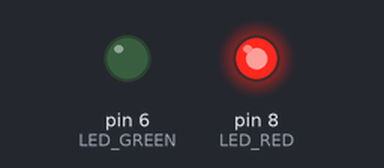
This sketch was run on a simulated Arduino Uno, built with avr-gcc and run on an emulated ATmega328P. On the bench: output pins drawn as LEDs (lit = HIGH). Random numbers use the default seed unless the sketch sets one; what the sketch prints to the serial monitor is not drawn.

Above: at 1.05 s.
At 3.77 s:
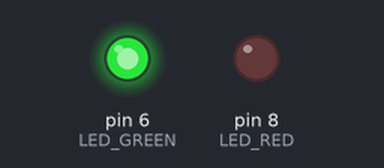
Timing chart, 0 to 4.1 s (numbered marks = the images above):
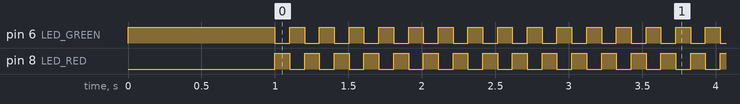

The sketch:

xbee_test_send.ino
```cpp
// UART SPEED
const unsigned long UART_SPEED = 19200;

// MESSAGE
const unsigned short MESSAGE_LENGTH = 32;
const unsigned short MESSAGE_LEN_WITHOUT_CHECKSUM = MESSAGE_LENGTH - (unsigned short)2;
const String MESSAGE_HEAD = ":FRONT";
const String MESSAGE_MID = "MIDDLE";
const String FAKE_MESSAGE = ":FRONT0MIDDLE8888888888888888858";

// DELAY
const unsigned short SEND_CYCLE_MS = 100;
const unsigned long REST_TIME = (unsigned long)1000 * (unsigned long)60 * (unsigned long)2 + (unsigned long)7;
unsigned long timeCounter = 0;

// MAXTIMES
const unsigned long MAX_SEND_TIMES = 1000;
const unsigned long MAX_SEND_TIMES_LIMIT = 9999999;
unsigned long sendCounter = 0;
unsigned long sentCounter = 0;

//LED
const unsigned char LED_RED = 8;
const unsigned char LED_GREEN = 6;

void onoffLedGreen() {
  static bool LEDONOFF_GREED = false;
  digitalWrite(LED_GREEN, LEDONOFF_GREED);
  LEDONOFF_GREED = !LEDONOFF_GREED;
}

void onoffLedRed() {
  static bool LEDONOFF_RED = true;
  digitalWrite(LED_RED, LEDONOFF_RED);
  LEDONOFF_RED = !LEDONOFF_RED;
}

void setup()
{
  Serial.begin(UART_SPEED);

  pinMode(LED_RED, OUTPUT);
  digitalWrite(LED_RED, false);
  pinMode(LED_GREEN, OUTPUT);
  digitalWrite(LED_GREEN, true);

  delay(1000);
}

void doSendLoop() {
  sendCounter++;

  // MAKE MESSAGE
  String message = MESSAGE_HEAD;
  message  += String(sendCounter);
  message  += MESSAGE_MID;
  unsigned short message_length_now = message.length();

  // CALCULATE CHECKSUM (FORMER PART)
  unsigned char checksum = 0xFE;
  for (unsigned short counti = 0;  counti < message_length_now ; counti++) {
    checksum += message.charAt(counti);
  }

  // ADD RANDOM AND CALCULATE CHECKSUM (FOLLOWING PART)
  unsigned char rand_value = random(1, 9);
  String rand_value_str = String(rand_value);
  char rand_value_chr = rand_value_str.charAt(0);
  while (message_length_now < MESSAGE_LEN_WITHOUT_CHECKSUM) {
    message += rand_value_str;
    checksum += rand_value_chr;
    message_length_now++;
  }

  // ADD CHECKSUM TO THE MESSAGE
  if (checksum < 0x10) {
    message += String('0');
  }
  message += String(checksum, HEX);

  if (message.length() == MESSAGE_LENGTH) {
    // SEND METHOD USING WRITE
    {
      // unsigned short len = message.length();
      // for (unsigned short counti = 0; counti < len; counti++) {
      //   Serial.write(message.charAt(counti));
      //   Serial.flush();
      //   delayMicroseconds(0);
      // }
    }

    //  SEND METHOD USING PRINT
    {
      //    int a = message.length();
      //    int b = FAKE_MESSAGE.length();
      //    int c = a-b;
      //    String d = String(c);
      //    Serial.print(" "+ d +" ");
      //    Serial.print(FAKE_MESSAGE);
      Serial.print(message);
      Serial.flush();
    }

    sentCounter++;
  } else {
    sendCounter--;
  }
}

void doWhenTaskOver() {
  digitalWrite(LED_GREEN, true);
  digitalWrite(LED_RED, true);
  delay(2000);
  //Serial.print("[Sent>"+ String(sentCounter) +"/Send>"+ String(sendCounter) +"]");
  // dont use ":" mark
  digitalWrite(LED_GREEN, false);
  digitalWrite(LED_RED, false);
  delay(2000);
  //      Serial.print("[Sent>"+ String(sentCounter) +"/Send>"+ String(sendCounter) +"]");
}

void loop()
{
  if (sentCounter < MAX_SEND_TIMES) {
    unsigned long time_now = millis();
    if ((unsigned long)(time_now  - timeCounter) > SEND_CYCLE_MS) {
      timeCounter = time_now;
      onoffLedGreen();
      onoffLedRed();
      doSendLoop();
    }
  } else {
    // TASK OVER
    for (;;) {
      unsigned long time_now = millis();
      //      Serial.print("[" + String(time_now) + "/" + String(timeCounter) + "/" + String(REST_TIME) + "]");

      if (((unsigned long)(time_now  - timeCounter) > REST_TIME) && ((unsigned long)(sendCounter + sentCounter) < MAX_SEND_TIMES_LIMIT)) {
        timeCounter = time_now;
        sentCounter = 0;
        break;
      } else {
        doWhenTaskOver();
      }
    }
  }
}
```

Measured:
- by itself, pin 6 (LED_GREEN): goes 499 × (LOW 0.10 s, HIGH 0.10 s), LOW 0.10 s, 7 × (HIGH 2.0 s, LOW 2.0 s), then HIGH
- by itself, pin 8 (LED_RED): goes 499 × (HIGH 0.10 s, LOW 0.10 s), HIGH 0.10 s, LOW 0.02 s, 7 × (HIGH 2.0 s, LOW 2.0 s), then HIGH
